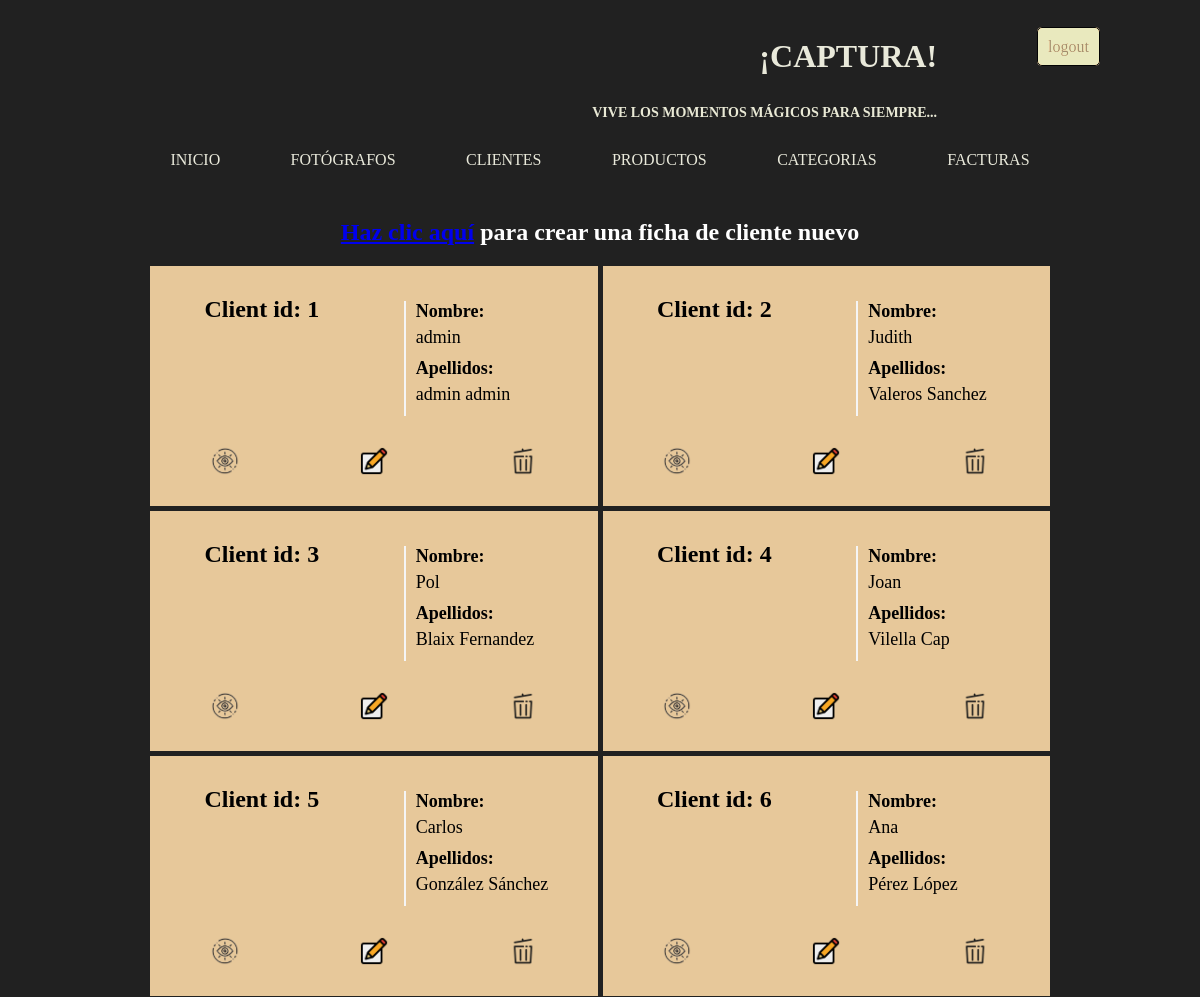
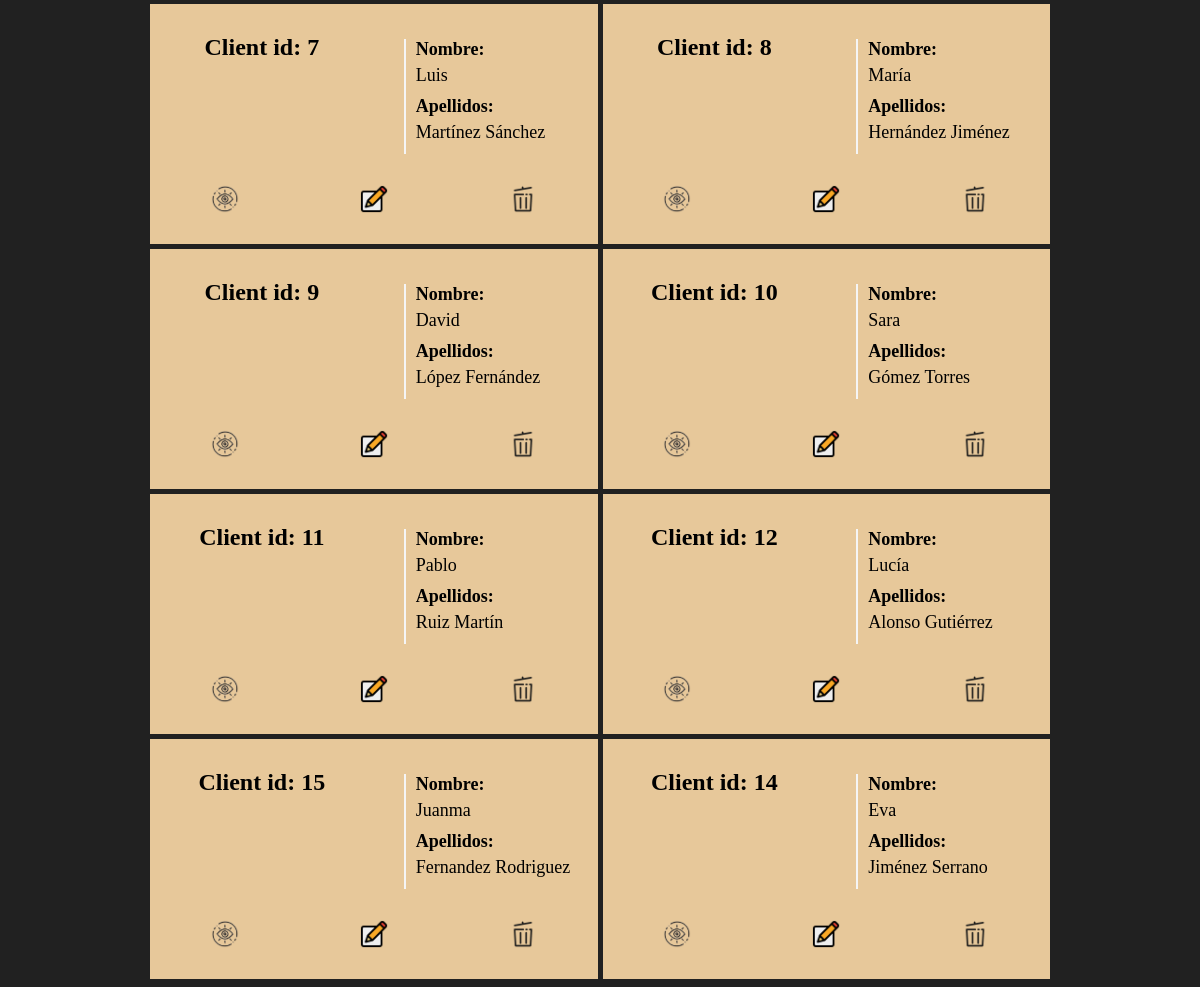
The app's page /clientes/listaClientes.php (signed in) with its own data (2 pictures, top to bottom).
### tables this page shows
CREATE TABLE IF NOT EXISTS `clientes` (
  `client_id` int NOT NULL AUTO_INCREMENT,
  `rol` varchar(50) NOT NULL,
  `pass` varchar(255) NOT NULL,
  `nombre_c` varchar(50) NOT NULL,
  `apellido1_c` varchar(50) NOT NULL,
  `apellido2_c` varchar(50) DEFAULT NULL,
  `email` varchar(50) NOT NULL,
  `telefono` varchar(15) DEFAULT NULL,
  `direccion_calle` varchar(100) NOT NULL,
  `postcode` varchar(10) NOT NULL,
  `ciudad` varchar(40) NOT NULL,
  `fecha_crea_c` timestamp NOT NULL DEFAULT CURRENT_TIMESTAMP,
  `fecha_mod_c` timestamp NOT NULL DEFAULT CURRENT_TIMESTAMP ON UPDATE CURRENT_TIMESTAMP,
  PRIMARY KEY (`client_id`)
);

### captura/gestion_clientes.php (called while the page is built, shortened)
<?php
function getClientes(){
    $conexion = conectar();
    if($conexion->errno) {
        echo "<pre>$conexion->error</pre>";
    } else {
        $clientes = $conexion->query("SELECT * FROM clientes");
    }
    return $clientes;
}

### clientes/Clases/Cliente.php (called while the page is built, shortened)
<?php
class Cliente {
    private $client_id;
    private $nombre_c;
    private $apellido1_c;
    private $apellido2_c;
    public function __construct($client_id, $rol, $pass, $nombre_c, $apellido1_c, $apellido2_c, $email, $telefono, $direccion_calle, $postcode, $ciudad, $fecha_crea_c, $fecha_mod_c) {
        $this->client_id = $client_id;
        $this->nombre_c = $nombre_c;
        $this->apellido1_c = $apellido1_c;
        $this->apellido2_c = $apellido2_c;
    }
    public function getClientId(){
        return $this->client_id;
    }
    public function getNombreC(){
        return $this->nombre_c;
    }
    public function getApellido1C(){
        return $this->apellido1_c;
    }
    public function getApellido2C(){
        return $this->apellido2_c;
    }
}

### clientes/listaClientes.php (the view, shortened to what this page needs)
<!DOCTYPE html>
<html lang="es">
<head>
    <link rel="stylesheet" type="text/css" href="">
    <link rel="stylesheet" type="text/css" href="../header/header.css">
    <link rel="stylesheet" type="text/css" href="CSS/listaClientes.css">
</head>
<body>
    <?php
    include "../header/header.php";
    require "../captura/gestion_clientes.php";
    require_once "Clases/Cliente.php";
    if(isset($_SESSION['validacion']) && $_SESSION['validacion']['rol'] == "administrador"){
        $clientesDB = getClientes();
        $clientes = [];
        foreach($clientesDB as $i => $cliente){
            $clientes += [$cliente['client_id'] => new Cliente($cliente['client_id'], $cliente['rol'], $cliente['pass'], $cliente['nombre_c'], $cliente['apellido1_c'], $cliente['apellido2_c'], $cliente['email'], $cliente['telefono'], $cliente['direccion_calle'], $cliente['postcode'], $cliente['ciudad'], $cliente['fecha_crea_c'], $cliente['fecha_mod_c'])];
        } ?>
        <div id="div_crear">
            <h2><a href="crearCliente.php">Haz clic aquí</a> para crear una ficha de cliente nuevo</h2>
        </div>
        <div id="container">
            <?php
            foreach($clientes as $i => $cliente){?>
            <div class="div_ficha">
            <div>
                    <a href="vercliente.php?client_id=<?php echo $cliente->getClientId() ?>" class="enlace_ficha_cliente">
                        <div class="div_ficha_arriba">
                            <div id="fichaClienteIzquierda">
                                <div class="div_img">
                                    <h2>Client id: <?php echo $cliente->getClientId() ?></h2>
                                </div>
                            </div>
                            <div id="divDerechaInfo">
                                <h2 class="titleNom" id="nombreH2">Nombre:</h2>
                                <p class="detalleCliente"><?php echo $cliente->getNombreC()?></p>
                                <h2 class="titleNom">Apellidos:</h2>
                                <p class="detalleCliente"><?php echo $cliente->getApellido1C() . " " . $cliente->getApellido2C() ?></p>
                            </div>
                        </div>
                    </a>
                </div>
                <div id="fichaClienteAbajo">
                    <a href="vercliente.php?client_id=<?php echo $cliente->getClientId() ?>" class="enlaceVista">
                        <img src="../../img/eye_icon.png" class="imgIcono">
                    </a>
                    <a href="editarcliente.php?client_id=<?php echo $cliente->getClientId() ?>" class="enlaceVista">
                        <img src="../../img/edit_icon.png" class="imgIcono">
                    </a>
                    <a href="eliminarcliente.php?client_id=<?php echo $cliente->getClientId() ?>" class="enlaceVista">
                        <img src="../../img/delete_icon.png" class="imgIcono">
                    </a>
                </div>
            </div>
            <?php } ?>
        </div>
    <?php
    } else {
        header("location: ../index.php");
        exit();
    } ?>
</body>
</html>

### header/header.css (style rules this page uses)
body { background-color: rgb(33, 33, 33); color: white; }

### clientes/CSS/listaClientes.css (style rules this page uses)
#div_crear { width: 900px; margin: 0px auto; text-align: center; }
#container { width: 900px; margin: 0px auto; margin-top: 20px; display: grid; grid-template-columns: 1fr 1fr; grid-gap: 5px; }
.div_ficha { display: grid; grid-template-rows: 3fr 1fr; background-color: rgb(231, 200, 154); }
.div_ficha_arriba { display: grid; grid-template-columns: 1fr 1fr; }
.enlace_ficha_cliente { text-decoration: none; color: black; }
#fichaClienteIzquierda { text-align: center; align-self: center; }
.div_img { width: 150px; height: 120px; margin: 30px auto; }
#divDerechaInfo { margin-top: 35px; margin-left: 30px; padding-left: 10px; border-left: 2px solid whitesmoke; margin-bottom: 30px; }
.titleNom { margin: 0px; margin-bottom: 5px; font-size: 18px; }
.detalleCliente { margin: 0px; font-size: 18px; margin-bottom: 10px; }
#fichaClienteAbajo { display: flex; justify-content: space-around; }
.enlaceVista { text-decoration: none; margin: 0px; padding: 0px; }
.imgIcono { width: 30px; height: 30px; text-align: center; }

### records on screen
clientes: client_id "1", nombre_c "admin", apellido1_c "admin", apellido2_c "admin"
clientes: client_id "2", nombre_c "Judith", apellido1_c "Valeros", apellido2_c "Sanchez"
clientes: client_id "3", nombre_c "Pol", apellido1_c "Blaix", apellido2_c "Fernandez"
clientes: client_id "4", nombre_c "Joan", apellido1_c "Vilella", apellido2_c "Cap"
clientes: client_id "5", nombre_c "Carlos", apellido1_c "González", apellido2_c "Sánchez"
clientes: client_id "6", nombre_c "Ana", apellido1_c "Pérez", apellido2_c "López"
clientes: client_id "7", nombre_c "Luis", apellido1_c "Martínez", apellido2_c "Sánchez"
clientes: client_id "8", nombre_c "María", apellido1_c "Hernández", apellido2_c "Jiménez"
clientes: client_id "9", nombre_c "David", apellido1_c "López", apellido2_c "Fernández"
clientes: client_id "10", nombre_c "Sara", apellido1_c "Gómez", apellido2_c "Torres"
clientes: client_id "11", nombre_c "Pablo", apellido1_c "Ruiz", apellido2_c "Martín"
clientes: client_id "12", nombre_c "Lucía", apellido1_c "Alonso", apellido2_c "Gutiérrez"
clientes: client_id "15", nombre_c "Juanma", apellido1_c "Fernandez", apellido2_c "Rodriguez"
clientes: client_id "14", nombre_c "Eva", apellido1_c "Jiménez", apellido2_c "Serrano"
